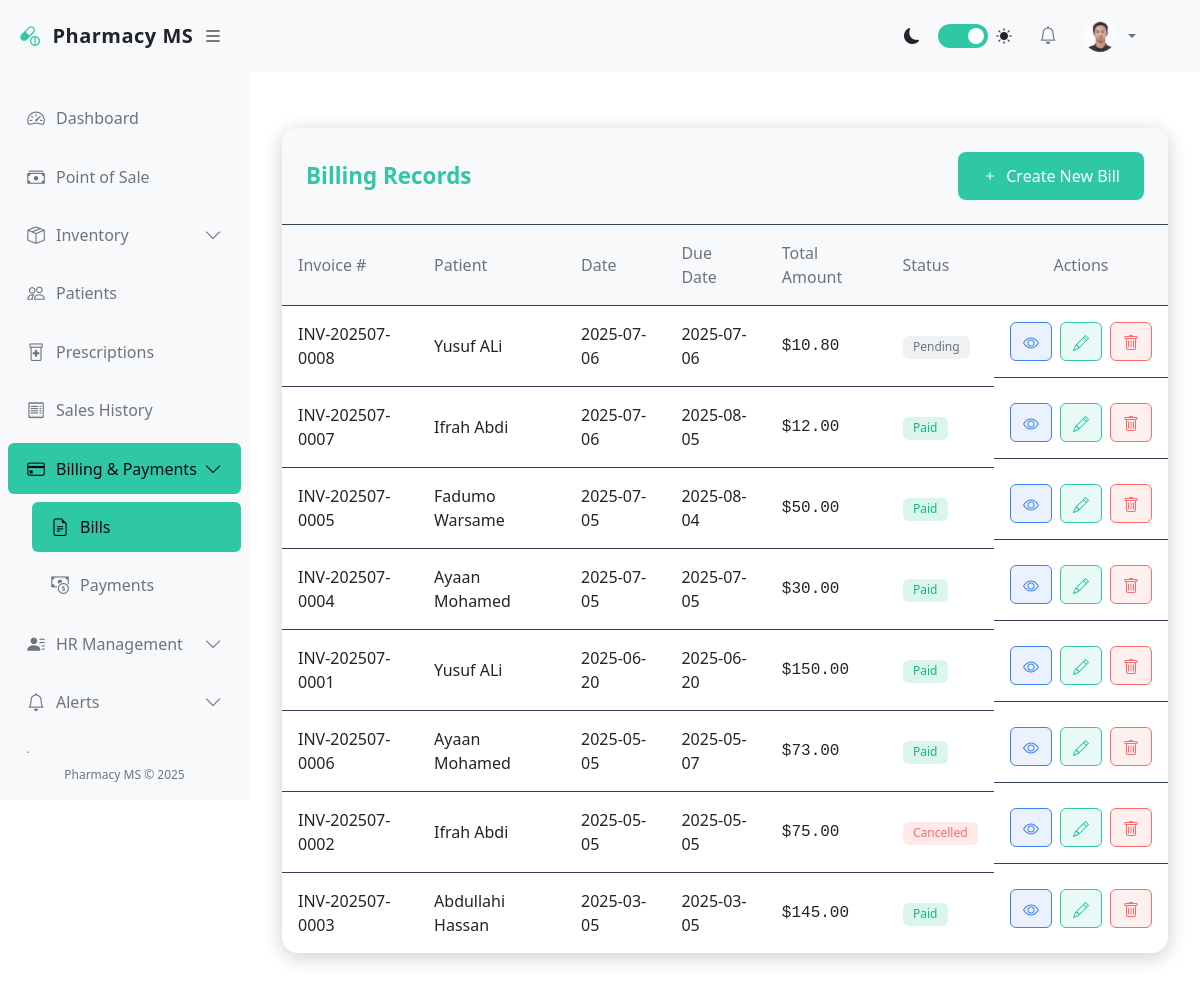
/pharmacy/billings/ (signed in), run on the app's committed database.
### accounts/models.py (models this page shows, shortened)
class User(AbstractUser):
    GENDER_CHOICES = (
        ('M', 'Male'),
        ('F', 'Female'),
        ('O', 'Other'),
    )
    ROLES = (
        ('admin', 'Administrator'),
        ('pharmacist', 'Pharmacist'),
        ('cashier', 'Cashier'),
        ('manager', 'Manager'),
        ('staff', 'Staff'),
    )
    role = models.CharField(max_length=20, choices=ROLES, default='staff')
    gender = models.CharField(max_length=1, choices=GENDER_CHOICES, blank=True, null=True)
    phone = models.CharField(max_length=20, blank=True, null=True)
    address = models.TextField(blank=True, null=True)
    date_of_birth = models.DateField(blank=True, null=True)
    hire_date = models.DateField(blank=True, null=True)
    profile_picture = models.ImageField(upload_to='profile_pics/', blank=True, null=True)
    is_active = models.BooleanField(default=True)

### pharmacy/models.py (models this page shows, shortened)
class Billing(models.Model):
    PAYMENT_STATUS = (
        ('pending', 'Pending'),
        ('paid', 'Paid'),
        ('partially_paid', 'Partially Paid'),
        ('cancelled', 'Cancelled'),
    )
    invoice_number = models.CharField(max_length=50, unique=True, blank=True)
    patient = models.ForeignKey(Patient, on_delete=models.CASCADE, related_name='billings')
    date = models.DateField(default=timezone.now)
    due_date = models.DateField()
    amount = models.DecimalField(max_digits=10, decimal_places=2)
    tax_amount = models.DecimalField(max_digits=10, decimal_places=2, default=0)
    discount_amount = models.DecimalField(max_digits=10, decimal_places=2, default=0)
    total_amount = models.DecimalField(max_digits=10, decimal_places=2)
    payment_status = models.CharField(max_length=20, choices=PAYMENT_STATUS, default='pending')
    notes = models.TextField(blank=True, null=True)
    created_by = models.ForeignKey(User, on_delete=models.SET_NULL, null=True, related_name='created_billings')
    created_at = models.DateTimeField(auto_now_add=True)
    updated_at = models.DateTimeField(auto_now=True)
    class Meta:
        ordering = ['-date']
        verbose_name = 'Billing'
        verbose_name_plural = 'Billings'
        indexes = [
            models.Index(fields=['invoice_number']),
            models.Index(fields=['payment_status']),
            models.Index(fields=['date']),
            models.Index(fields=['due_date']),
        ]

class Patient(models.Model):
    GENDER_CHOICES = (
        ('M', 'Male'),
        ('F', 'Female'),
        ('O', 'Other'),
    )
    first_name = models.CharField(max_length=50)
    last_name = models.CharField(max_length=50)
    date_of_birth = models.DateField()
    gender = models.CharField(max_length=1, choices=GENDER_CHOICES)
    phone = models.CharField(max_length=20, blank=True, null=True)
    email = models.EmailField(blank=True, null=True)
    address = models.TextField(blank=True, null=True)
    city = models.CharField(max_length=50, blank=True, null=True)
    state = models.CharField(max_length=50, blank=True, null=True)
    postal_code = models.CharField(max_length=20, blank=True, null=True)
    insurance_provider = models.CharField(max_length=100, blank=True, null=True)
    insurance_number = models.CharField(max_length=50, blank=True, null=True)
    medical_history = models.TextField(blank=True, null=True)
    allergies = models.TextField(blank=True, null=True)
    created_at = models.DateTimeField(auto_now_add=True)
    updated_at = models.DateTimeField(auto_now=True)
    def __str__(self):
        return f"{self.first_name} {self.last_name}"
    class Meta:
        ordering = ['last_name', 'first_name']

### pharmacy/views.py (the view)
# urls.py: path('billings/', views.billing_list, name='billing_list'),
@login_required
def billing_list(request):
    billings = Billing.objects.all().order_by('-date')
    return render(request, 'pharmacy/billing/billing_list.html', {'billings': billings})

### pharmacy/templates/pharmacy/billing/billing_list.html (shortened to what this page needs)
{% extends "base.html" %}
{% block content %}
<div class="billing-container">
    <div class="billing-header">
        <h1 class="billing-title">Billing Records</h1>
        <a href="{% url 'billing_create' %}" class="btn btn-primary">
            <svg xmlns="http://www.w3.org/2000/svg" width="16" height="16" fill="currentColor" viewBox="0 0 16 16">
                <path d="M8 4a.5.5 0 0 1 .5.5v3h3a.5.5 0 0 1 0 1h-3v3a.5.5 0 0 1-1 0v-3h-3a.5.5 0 0 1 0-1h3v-3A.5.5 0 0 1 8 4z"/>
            </svg>
            Create New Bill
        </a>
    </div>
    <div class="table-responsive">
        <table class="billing-table">
            <thead>
                <tr>
                    <th>Invoice #</th>
                    <th>Patient</th>
                    <th>Date</th>
                    <th>Due Date</th>
                    <th>Total Amount</th>
                    <th>Status</th>
                    <th class="text-center">Actions</th>
                </tr>
            </thead>
            <tbody>
                {% for billing in billings %}
                <tr>
                    <td>{{ billing.invoice_number }}</td>
                    <td>{{ billing.patient }}</td>
                    <td>{{ billing.date|date:"Y-m-d" }}</td>
                    <td>{{ billing.due_date|date:"Y-m-d" }}</td>
                    <td class="currency">${{ billing.total_amount|floatformat:2 }}</td>
                    <td>
                        <span class="badge
                            {% if billing.payment_status == 'paid' %}badge-paid
                            {% elif billing.payment_status == 'partially_paid' %}badge-partial
                            {% elif billing.payment_status == 'pending' %}badge-pending
                            {% else %}badge-cancelled{% endif %}">
                            {{ billing.get_payment_status_display }}
                        </span>
                    </td>
                    <td class="table-actions">
                        <a href="{% url 'billing_detail' billing.pk %}" class="btn btn-sm1 btn-view" title="View">
                        </a>
                        <a href="{% url 'billing_update' billing.pk %}" class="btn btn-sm1 btn-edit" title="Edit">
                        </a>
                        <a href="{% url 'billing_delete' billing.pk %}" class="btn btn-sm1 btn-delete" title="Delete">
                        </a>
                    </td>
                </tr>
                {% empty %}
                <tr>
                    <td colspan="7" class="empty-state">No billing records found</td>
                </tr>
                {% endfor %}
            </tbody>
        </table>
    </div>
</div>
{% endblock %}

### pharmacy/templates/base.html (shortened to what this page needs)
<!DOCTYPE html>
<html lang="en">
<head>
    <link href="https://cdn.jsdelivr.net/npm/bootstrap@5.3.0/dist/css/bootstrap.min.css" rel="stylesheet">
    <link rel="stylesheet" href="https://cdn.jsdelivr.net/npm/bootstrap-icons@1.10.0/font/bootstrap-icons.css">
</head>
<body>
    <div class="d-flex">
        <div class="sidebar" id="sidebar">
            <div class="sidebar-header">
                <a href="{% url 'dashboard' %}" class="sidebar-brand">
                    <i class="bi bi-capsule-pill sidebar-brand-icon"></i>
                    <span id="sidebar-title">Pharmacy MS</span>
                </a>
                <button class="toggle-btn" id="toggle-sidebar">
                    <i class="bi bi-list"></i>
                </button>
            </div>
            <div class="px-2 py-3" style="height: calc(100% - 120px); overflow-y: auto;">
                <ul class="nav flex-column">
                    <li class="nav-item">
                        <a class="nav-link {% if request.resolver_match.url_name == 'dashboard' %}active{% endif %}"
                            href="{% url 'dashboard' %}">
                            <i class="bi bi-speedometer2"></i>
                            <span class="nav-link-text ms-2">Dashboard</span>
                        </a>
                    </li>
                    <li class="nav-item">
                        <a class="nav-link {% if 'pos' in request.resolver_match.url_name %}active{% endif %}"
                            href="{% url 'pos' %}">
                            <i class="bi bi-cash-stack"></i>
                            <span class="nav-link-text ms-2">Point of Sale</span>
                        </a>
                    </li>
                    <li class="nav-item">
                        <a class="nav-link "
                            data-bs-toggle="collapse" href="#inventoryCollapse">
                            <i class="bi bi-box-seam"></i>
                            <span class="nav-link-text ms-2">Inventory</span>
                            <i class="bi bi-chevron-down collapse-icon ms-auto"></i>
                        </a>
                    </li>
                    <li class="nav-item">
                        <a class="nav-link {% if 'patient' in request.resolver_match.url_name %}active{% endif %}"
                            href="{% url 'patient_list' %}">
                            <i class="bi bi-people"></i>
                            <span class="nav-link-text ms-2">Patients</span>
                        </a>
                    </li>
                    <li class="nav-item">
                        <a class="nav-link {% if 'prescription' in request.resolver_match.url_name %}active{% endif %}"
                            href="{% url 'prescription_list' %}">
                            <i class="bi bi-prescription2"></i>
                            <span class="nav-link-text ms-2">Prescriptions</span>
                        </a>
                    </li>
                    <li class="nav-item">
                        <a class="nav-link {% if 'sale' in request.resolver_match.url_name and 'pos' not in request.resolver_match.url_name %}active{% endif %}"
                            href="{% url 'sale_list' %}">
                            <i class="bi bi-receipt"></i>
                            <span class="nav-link-text ms-2">Sales History</span>
                        </a>
                    </li>
                    <li class="nav-item">
                        <a class="nav-link {% if 'billing' in request.resolver_match.url_name or 'payment' in request.resolver_match.url_name %}active{% endif %}"
                            data-bs-toggle="collapse" href="#billingCollapse">
                            <i class="bi bi-credit-card"></i>
                            <span class="nav-link-text ms-2">Billing & Payments</span>
                            <i class="bi bi-chevron-down collapse-icon ms-auto"></i>
                        </a>
                        <div class="collapse {% if 'billing' in request.resolver_match.url_name or 'payment' in request.resolver_match.url_name %}show{% endif %}"
                            id="billingCollapse">
                            <ul class="nav flex-column ps-4">
                                <li class="nav-item">
                                    <a class="nav-link {% if 'billing' in request.resolver_match.url_name %}active{% endif %}"
                                        href="{% url 'billing_list' %}">
                                        <i class="bi bi-file-earmark-text"></i>
                                        <span class="nav-link-text ms-2">Bills</span>
                                    </a>
                                </li>
                                <li class="nav-item">
                                    <a class="nav-link {% if 'payment' in request.resolver_match.url_name %}active{% endif %}"
                                        href="{% url 'payment_list' %}">
                                        <i class="bi bi-cash-coin"></i>
                                        <span class="nav-link-text ms-2">Payments</span>
                                    </a>
                                </li>
                            </ul>
                        </div>
                    </li>
                    <li class="nav-item">
                        <a class="nav-link {% if 'user' in request.resolver_match.url_name or 'attendance' in request.resolver_match.url_name or 'payroll' in request.resolver_match.url_name %}active{% endif %}"
                            data-bs-toggle="collapse" href="#hrCollapse">
                            <i class="bi bi-person-lines-fill"></i>
                            <span class="nav-link-text ms-2">HR Management</span>
                            <i class="bi bi-chevron-down collapse-icon ms-auto"></i>
                        </a>
                    </li>
                    <li class="nav-item">
                        <a class="nav-link {% if 'notification' in request.resolver_match.url_name or 'alert_rule' in request.resolver_match.url_name %}active{% endif %}"
                            data-bs-toggle="collapse" href="#alertsCollapse">
                            <i class="bi bi-bell"></i>
                            <span class="nav-link-text ms-2">Alerts</span>
                            <i class="bi bi-chevron-down collapse-icon ms-auto"></i>
                        </a>
                    </li>
                    <li class="nav-item">
                        <a class="nav-link {% if 'report' in request.resolver_match.url_name %}active{% endif %}"
                            data-bs-toggle="collapse" href="#reportsCollapse">
                            <i class="bi bi-graph-up"></i>
                            <span class="nav-link-text ms-2">Reports</span>
                            <i class="bi bi-chevron-down collapse-icon ms-auto"></i>
                        </a>
                    </li>
                </ul>
            </div>
            <div class="sidebar-footer">
                Pharmacy MS &copy; 2025
            </div>
        </div>
        <div class="main-content flex-grow-1" id="main-content">
            <nav class="navbar navbar-expand-lg navbar-light bg-light border-bottom">
                <div class="container-fluid">
                    <div class="collapse navbar-collapse" id="navbarSupportedContent">
                        <ul class="navbar-nav ms-auto align-items-center">
                            <li class="nav-item me-3">
                                <div class="d-flex align-items-center">
                                    <i class="bi bi-moon-fill me-2"></i>
                                    <label class="theme-switch">
                                        <span class="slider"></span>
                                    </label>
                                    <i class="bi bi-sun-fill ms-2"></i>
                                </div>
                            </li>
                            <li class="nav-item dropdown me-2">
                                <a class="nav-link position-relative" href="#" id="notificationsDropdown" role="button"
                                    data-bs-toggle="dropdown">
                                    <i class="bi bi-bell"></i>
                                </a>
                            </li>
                            <li class="nav-item dropdown">
                                <a class="nav-link dropdown-toggle d-flex align-items-center" href="#" id="userDropdown"
                                    role="button" data-bs-toggle="dropdown">
                                    {% if user.profile_picture %}
                                    <img src="{{ user.profile_picture.url }}" class="rounded-circle me-2" width="32"
                                        height="32" alt="Profile">
                                    {% else %}
                                    <i class="bi bi-person-circle me-2"></i>
                                    {% endif %}
                                </a>
                            </li>
                        </ul>
                    </div>
                </div>
            </nav>
            <div class="container-fluid py-4">
                {% block content %}{% endblock %}
            </div>
        </div>
    </div>
</body>
</html>

### data on the page
User: profile_picture (picture)
Billing: invoice_number "INV-202507-0008", patient "Yusuf ALi", date "2025-07-06", due_date "2025-07-06", total_amount "10.80", payment_status "Pending"
Billing: invoice_number "INV-202507-0007", patient "Ifrah Abdi", date "2025-07-06", due_date "2025-08-05", total_amount "12.00", payment_status "Paid"
Billing: invoice_number "INV-202507-0005", patient "Fadumo Warsame", date "2025-07-05", due_date "2025-08-04", total_amount "50.00", payment_status "Paid"
Billing: invoice_number "INV-202507-0004", patient "Ayaan Mohamed", date "2025-07-05", due_date "2025-07-05", total_amount "30.00", payment_status "Paid"
Billing: invoice_number "INV-202507-0001", patient "Yusuf ALi", date "2025-06-20", due_date "2025-06-20", total_amount "150.00", payment_status "Paid"
Billing: invoice_number "INV-202507-0006", patient "Ayaan Mohamed", date "2025-05-05", due_date "2025-05-07", total_amount "73.00", payment_status "Paid"
Billing: invoice_number "INV-202507-0002", patient "Ifrah Abdi", date "2025-05-05", due_date "2025-05-05", total_amount "75.00", payment_status "Cancelled"
Billing: invoice_number "INV-202507-0003", patient "Abdullahi Hassan", date "2025-03-05", due_date "2025-03-05", total_amount "145.00", payment_status "Paid"
